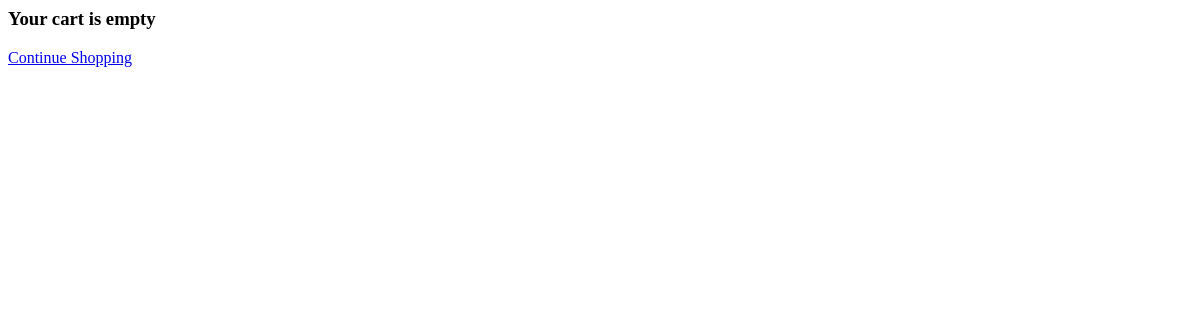
Before: /order/checkout/1/ (signed in) with the older database file.
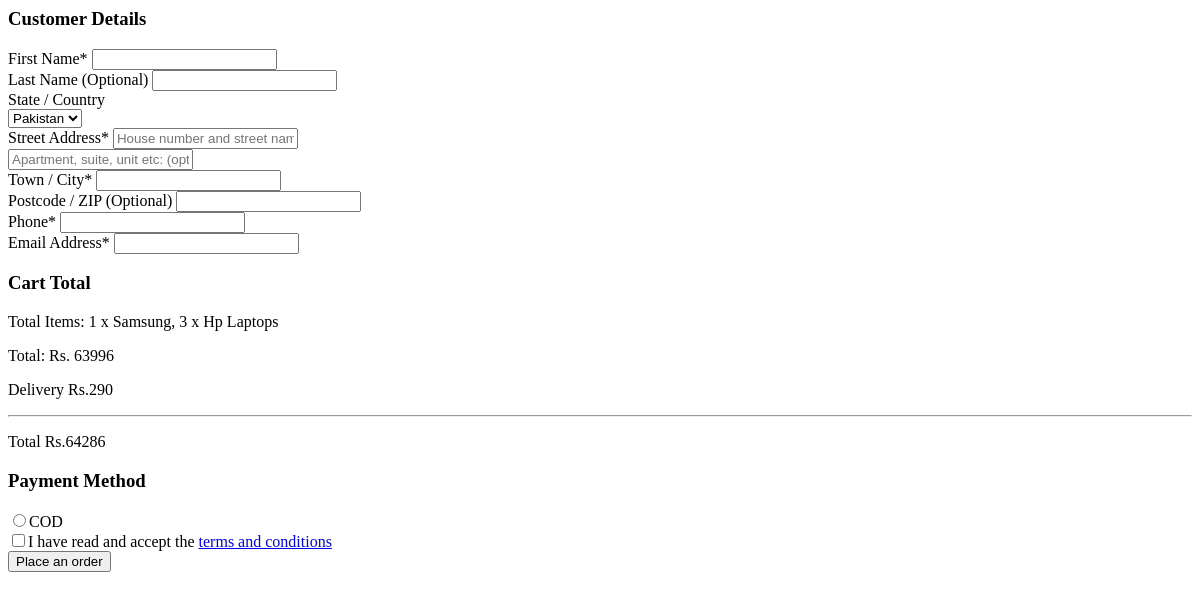
After: the same page with the newer database file.
### cart/models.py (models this page shows, shortened)
class CartItem(models.Model):
    cart = models.ForeignKey(Cart, related_name='items', on_delete=models.CASCADE)
    product = models.ForeignKey(Product, on_delete=models.CASCADE)
    quantity = models.PositiveIntegerField(default=1)
    added_at = models.DateTimeField(auto_now_add=True)
    installment_plan = models.CharField(max_length=50, blank=True, null=True)
    def total_price(self):
        return self.quantity * self.product.price

### products/models.py (models this page shows, shortened)
class Product(models.Model):
    name = models.CharField(max_length=100)
    photo = models.ImageField(upload_to='products_images')
    price = models.IntegerField()
    details = models.TextField()
    category = models.ForeignKey(Category, on_delete=models.CASCADE)
    date = models.DateTimeField(auto_now_add=True)
    inventory = models.IntegerField(default=1)
    delivery_fee = models.IntegerField(default=290)
    down_payment_3_months = models.FloatField(default=30.0)
    down_payment_6_months = models.FloatField(default=20.0)
    down_payment_9_months = models.FloatField(default=15.0)
    down_payment_12_months = models.FloatField(default=10.0)
    fee_3_months = models.FloatField(default=10.0)
    fee_6_months = models.FloatField(default=15.0)
    fee_9_months = models.FloatField(default=20.0)
    fee_12_months = models.FloatField(default=30.0)

### order/views.py (the view)
# urls.py: path('checkout/<int:user_id>/', views.checkout, name='checkout'),
@login_required(login_url='account:signin')
def checkout(request, user_id):
    user = get_object_or_404(User, id=user_id)
    product = Product.objects.get(pk=user_id)
    cart, created = Cart.objects.get_or_create(user=user)
    cart_items = cart.items.all()
    cart_is_empty = cart_items.count() == 0
    subtotal = sum(item.total_price() for item in cart_items)
    total = product.delivery_fee + subtotal  # Add delivery charges
    if request.method == 'POST':
        form = CheckoutForm(request.POST)
        if form.is_valid():
            firstname = form.cleaned_data['firstname']
            lastname = form.cleaned_data['lastname']
            shipping_address = f"{form.cleaned_data['streetaddress']} {form.cleaned_data['apartment']}, {form.cleaned_data['towncity']}, {form.cleaned_data['postcodezip']}"
            payment_method = form.cleaned_data['payment_method']
            installment_plan = form.cleaned_data['payment_method']
            order = Order.objects.create(
                user=user,
                cart=cart,
                total_price=total,
                shipping_address=shipping_address,
                payment_method=payment_method,
                installment_plan="installment_plan",
                created_at=timezone.now(),
                updated_at=timezone.now(),
                is_paid=False,
            )
            order.save()
            for item in cart_items:
                OrderItem.objects.create(
                    order=order,
                    product=item.product,
                    quantity=item.quantity,
                    price=item.product.price
                )
            for item in cart_items:
                product = item.product
                product.inventory -= item.quantity
                product.save()
            cart.items.all().delete()  # Clear the cart
            messages.success(request, 'Order placed successfully!')
            print("order placed")
            return redirect('order:order_summary', order_id=order.id)
    else:
        form = CheckoutForm()
    return render(request, 'order/checkout.html', {
        'form': form,
        'cart_is_empty': cart_is_empty,
        'cart_items': cart_items,
        'subtotal': subtotal,
        'total': total,
        'product_delivery_fee':product.delivery_fee,
    })

### order/forms.py (shortened to what this page needs)
class CheckoutForm(forms.Form):
    firstname = forms.CharField(max_length=100)
    lastname = forms.CharField(max_length=100)
    streetaddress = forms.CharField(max_length=255)
    apartment = forms.CharField(max_length=255, required=False)
    towncity = forms.CharField(max_length=100)
    postcodezip = forms.CharField(max_length=20)
    phone = forms.CharField(max_length=20)
    emailaddress = forms.EmailField()
    payment_method = forms.ChoiceField(choices=[
        ('COD', 'Cash on Delivery'),
        ('JazzCash', 'JazzCash'),
    ])
    installment_plan = forms.ModelChoiceField(queryset=InstallmentPlan.objects.all(), required=False)

### order/templates/order/checkout.html (shortened to what the changed rows need)
{% load static %}
{% block content %}
<section class="ftco-section">
    <div class="container">
        <div class="row justify-content-center">
            <div class="col-xl-7 ftco-animate">
                {% if cart_is_empty %}
                <h3>Your cart is empty</h3>
                <a href="{% url 'products:category_list' %}" class="btn btn-primary">Continue Shopping</a>
                {% else %}
                <form action="{% url 'order:checkout' user.id %}" class="billing-form" method="POST">
                    <h3 class="mb-4 billing-heading">Customer Details</h3>
                    <div class="row align-items-end">
                        <div class="col-md-6">
                            <div class="form-group">
                                <label for="firstname">First Name*</label>
                                <input type="text" class="form-control" placeholder="" name="firstname" required>
                            </div>
                        </div>
                        <div class="col-md-6">
                            <div class="form-group">
                                <label for="lastname">Last Name (Optional)</label>
                                <input type="text" class="form-control" placeholder="" name="lastname">
                            </div>
                        </div>
                        <div class="col-md-12">
                            <div class="form-group">
                                <label for="country">State / Country</label>
                                <div class="select-wrap">
                                    <select name="country" id="country" class="form-control">
                                        <option value="Pakistan">Pakistan</option>
                                    </select>
                                </div>
                            </div>
                        </div>
                        <div class="col-md-6">
                            <div class="form-group">
                                <label for="streetaddress">Street Address*</label>
                                <input type="text" class="form-control" name="streetaddress"
                                    placeholder="House number and street name" required>
                            </div>
                        </div>
                        <div class="col-md-6">
                            <div class="form-group">
                                <input type="text" class="form-control" name="apartment"
                                    placeholder="Apartment, suite, unit etc: (optional)">
                            </div>
                        </div>
                        <div class="col-md-6">
                            <div class="form-group">
                                <label for="towncity">Town / City*</label>
                                <input type="text" name="towncity" class="form-control" placeholder="" required>
                            </div>
                        </div>
                        <div class="col-md-6">
                            <div class="form-group">
                                <label for="postcodezip">Postcode / ZIP (Optional)</label>
                                <input type="text" name="postcodezip" class="form-control" placeholder="">
                            </div>
                        </div>
                        <div class="col-md-6">
                            <div class="form-group">
                                <label for="phone">Phone*</label>
                                <input type="text" name="phone" class="form-control" placeholder="" required>
                            </div>
                        </div>
                        <div class="col-md-6">
                            <div class="form-group">
                                <label for="emailaddress">Email Address*</label>
                                <input type="email" name="emailaddress" class="form-control" placeholder="" required>
                            </div>
                        </div>
                    </div>
            </div>
            <div class="col-xl-5">
                <div class="row mt-5 pt-3">
                    <div class="col-md-12 d-flex mb-5">
                        <div class="cart-detail cart-total p-3 p-md-4">
                            <h3 class="billing-heading mb-4">Cart Total</h3>
                            <span>Total Items: </span>
                            <span>
                                {% for item in cart_items %}
                                    {{ item.quantity }} x {{ item.product.name }}{% if not forloop.last %}, {% endif %}
                                {% endfor %}
                            </span>
                            <p class="d-flex">
                                <span>Total: </span>
                                <span>Rs. {{ subtotal }}</span>
                            </p>
                            <p class="d-flex">
                                <span>Delivery</span>
                                <span>Rs.{{product_delivery_fee}}</span>
                            </p>
                            <hr>
                            <p class="d-flex total-price">
                                <span>Total</span>
                                <span>Rs.{{total}}</span>
                            </p>
                        </div>
                    </div>
                    <div class="col-md-12">
                        <div class="cart-detail p-3 p-md-4">
                            <h3 class="billing-heading mb-4">Payment Method</h3>
                            <div class="form-group">
                                <div class="col-md-12">
                                    <div class="radio">
                                        <label><input type="radio" name="payment_method" value="COD" class="mr-2" required>COD</label>
                                    </div>
                                </div>
                            </div>
                            <div class="form-group">
                                <div class="col-md-12">
                                    <div class="checkbox">
                                        <label><input type="checkbox" value="" class="mr-2" required>I have read and accept the <a href="#">terms and conditions<a/></label>
                                    </div>
                                </div>
                            </div>
                            <button type="submit" class="btn btn-primary py-3 px-4">Place an order</button>
                        </div>
                    </div>
                </div>
            </div>
            {% endif %}
        </div>
    </div>
</section>
{% endblock %}

Changed rows visible on the page:
added CartItem: quantity "1", product.name "Samsung"
added CartItem: quantity "3", product.name "Hp Laptops"
Other visible differences:
form field country: (not shown) → "Pakistan"
{{ subtotal }}: (not shown) → "63996"
{{ product_delivery_fee }}: (not shown) → "290"
{{ total }}: (not shown) → "64286"
form field payment_method: (not shown) → "☐ COD"
form field value: (not shown) → "☐"
text no longer shown: "Your cart is empty Continue Shopping"
text now shown: "Customer Details First Name* Last Name (Optional) State / Country Street Address* Town / City* Postcode / ZIP (Optional) Phone* Email Address* Cart Total Total Items: Total: Rs. Delivery Rs. Total Rs. Payment Method COD I have read and accept the terms and conditions Place an order"
